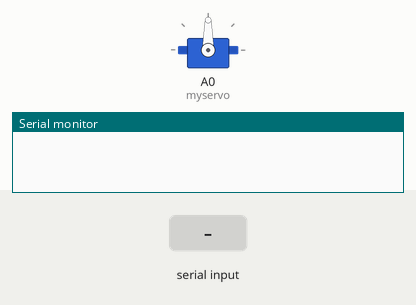
Bench run of a sketch on a simulated Arduino Uno, built with avr-gcc and run on an emulated ATmega328P. Parts: servo, the last lines printed to the serial monitor. The test bench sets the inputs (shaded band).

Above: at 1.2 s.
1.3 s: "1\n" received over Serial
At 1.45 s:
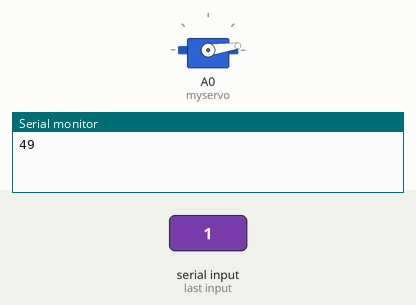
4.3 s: byte 50 ('2') received over Serial
At 7.1 s:
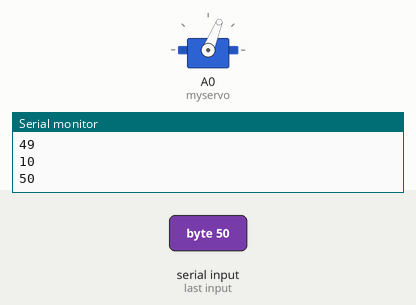
7.3 s: byte 49 ('1') received over Serial
At 7.75 s:
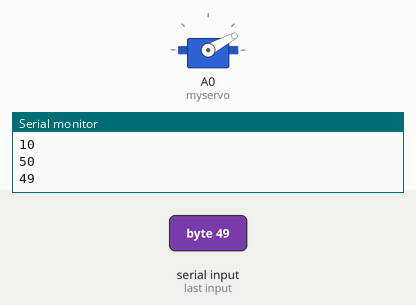
Timing chart, 0 to 14.2 s (numbered marks = the images above; inputs shaded):
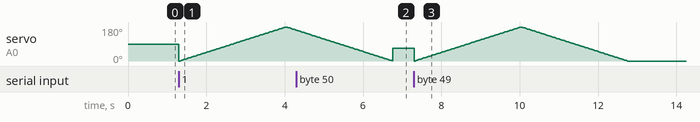

The sketch:

sketch_aug27a.ino
```cpp
// Include the Servo library
#include <Servo.h>
Servo myservo;  // create servo object to control a servo
// twelve servo objects can be created on most boards

int pos = 0;    // variable to store the servo position
int data =0;

void setup() {
   // We need to attach the servo to the used pin number
    myservo.attach(A0);
   Serial.begin(9600);
}
void loop(){
   // Make servo go to 0 degrees

   if(Serial.available() > 0)  // Send data only when you receive data:
   {
      data = Serial.read();        //Read the  incoming  data and store it into variable data
      Serial.print(data);          //Print Value inside data in Serial monitor
      Serial.print("\n");

     if(data == '1')
      {
        for (pos = 0; pos <= 180; pos += 1) {
           myservo.write(pos);              // tell servo to go to position in variable 'pos'
            delay(15);                     // waits 15ms for the servo to reach the position
              }
          for (pos = 180; pos >= 0; pos -= 1) { // goes from 180 degrees to 0 degrees
          myservo.write(pos);              // tell servo to go to position in variable 'pos'
           delay(15);
              }
      }
      else if(data=='2')
      {
        myservo.write(68);
           delay(15);
      }
     else if(data == '3')              // Checks whether value of data is equal to 1
          {
            if(pos<=180)
            {
              Serial.print(pos);          //Print Value inside data in Serial monitor
              Serial.print("\n");
           myservo.write(pos);
           delay(15);
           pos+=10;
            }
          }
       else if(data == '4')
      {
            if(pos>=0)
            {
              Serial.print(pos);          //Print Value inside data in Serial monitor
              Serial.print("\n");
           myservo.write(pos);
           delay(15);
           pos-=10;
            }
      }

   }
}
```
